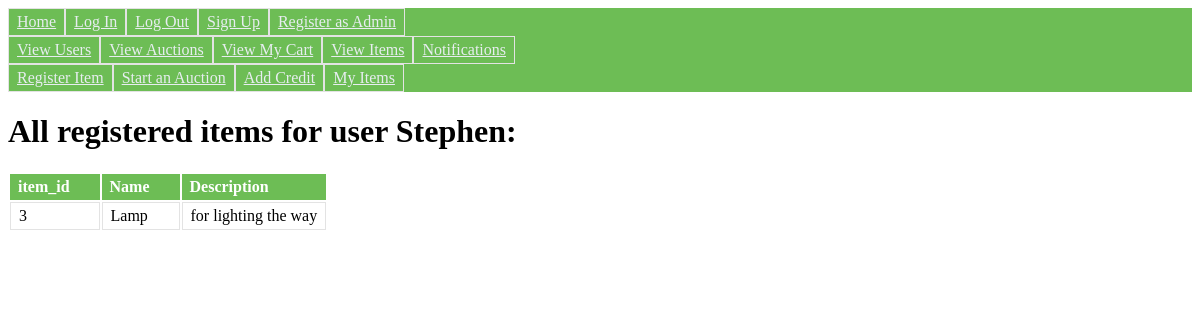
The app's page /viewmyitems/ (signed in) with its own data.
### main.py (models this page shows, shortened)
class Item(db.Model):  # record of every items on the system
	__tablename__ = "Item"
	item_id = db.Column(db.Integer, primary_key=True)
	name = db.Column(db.String(40), nullable=False)
	description = db.Column(db.String(100), nullable=True)
	owner_id = db.Column(db.Integer, db.ForeignKey("User.user_id"), nullable=False)

### main.py (the view)
@app.route("/viewmyitems/")
def viewmyitems():
	if "name" in session:  # any user can view their own item registry
		return render_template("viewmyitems.html", username=session["name"], table_data=Item.query.filter_by(owner_id=session["id"]).all())
	else:
		flash("You need to log in first.")
		return redirect(url_for("login"))

### templates/viewmyitems.html (shortened to what this page needs)
{% extends "base.html" %}
{% block content %}
	<h1>All registered items for user {{username}}:</h1>
		<table>
			<tr>
				<th>item_id</th>
				<th>Name</th>
				<th>Description</th>
			</tr>
			{% for i in range(table_data | length): %}
				<tr>
					<td>{{table_data[i].item_id}}</td>
					<td>{{table_data[i].name}}</td>
					<td>{{table_data[i].description}}</td>
				</tr>
			{% endfor %}
		</table>
{% endblock %}

### static/css/main.css (style rules this page uses)
table th { text-align: left; background-color: #6DBD55; color: #FFF; padding: 4px 30px 4px 8px; }
table td { border: 1px solid #e3e3e3; padding: 4px 8px; }

### records on screen
Item: item_id "3", name "Lamp", description "for lighting the way"

### other values on screen
{{ username }} "Stephen"
